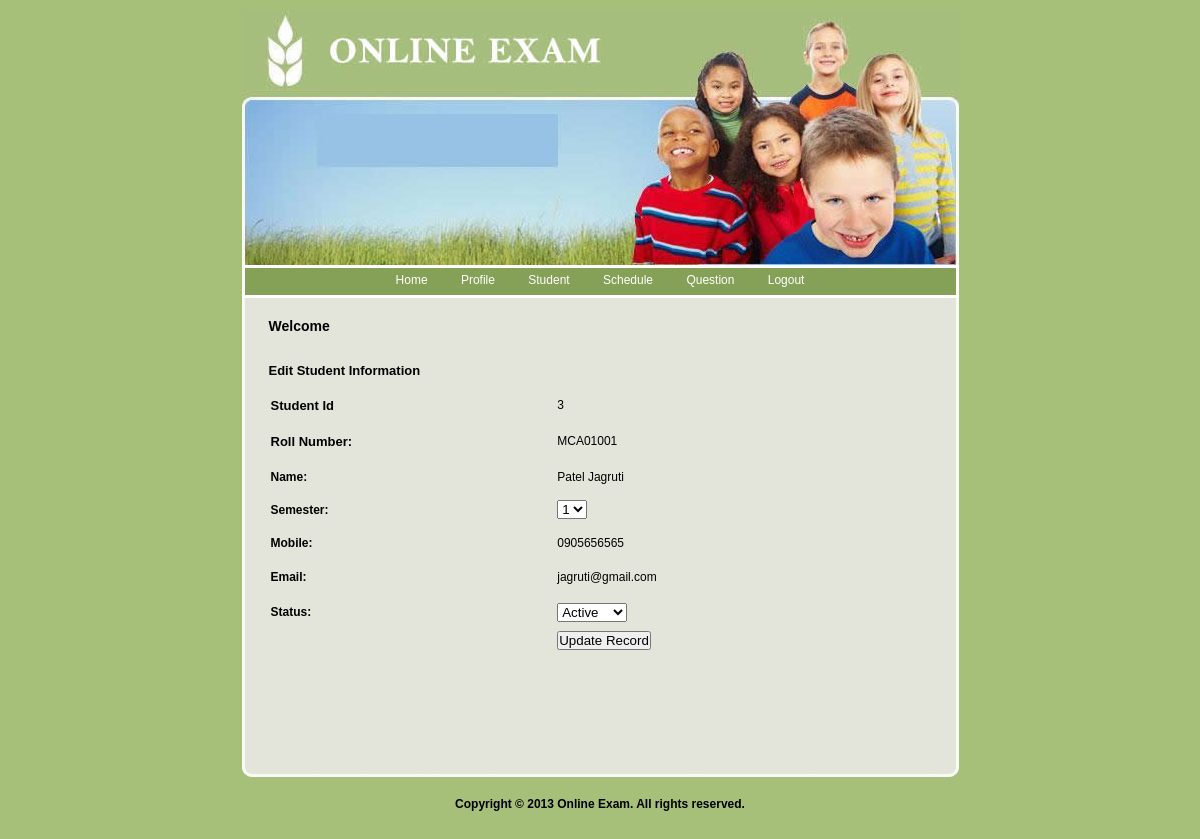
Screenshot of /Faculty/EditStudent.php?StuId=3 with the database file from the repository.
### tables this page shows
CREATE TABLE `student_registration` (
  `Student_Id` int(11) NOT NULL,
  `RollNumber` varchar(20) NOT NULL,
  `Name` varchar(20) NOT NULL,
  `Faculty` varchar(100) NOT NULL,
  `Email` varchar(20) NOT NULL,
  `Mobile` varchar(10) NOT NULL,
  `UserName` varchar(20) NOT NULL,
  `Password` varchar(20) NOT NULL,
  `passport` text NOT NULL,
  `resume` text NOT NULL,
  `dateReg` date NOT NULL
);

### Faculty/EditStudent.php (the view, shortened to what this page needs)
<!DOCTYPE html PUBLIC "-//W3C//DTD XHTML 1.0 Transitional//EN" "http://www.w3.org/TR/xhtml1/DTD/xhtml1-transitional.dtd">
<html xmlns="http://www.w3.org/1999/xhtml">
<head>
<link href="style.css" rel="stylesheet" type="text/css" />
</head>
<body>
<div id="container">
	<?php
		include "Header.php";
		?>
	<div id="content">
		<div id="left">
			<h1>Welcome <?php echo $_SESSION['Name'];?></h1>
	        <table width="100%" height="209" border="0" cellpadding="0" cellspacing="0">
              <tr>
                <td height="33" bgcolor="#E3E5DB"><span class="style10 style11">Edit Student Information</span></td>
              </tr>
              <tr>
                <td><?php
$Id=$_GET['StuId'];
$con = mysql_connect("localhost","root");
$sql = "select * from student_registration where Student_Id=".$Id."";
$result = mysql_query($sql,$con);
while($row = mysql_fetch_array($result))
{
$Id=$row['Student_Id'];
$RollNumber=$row['RollNumber'];
$Name=$row['Name'];
$Email=$row['Email'];
$Mobile=$row['Mobile'];
}
?>
                    <form method="post" action="UpdateStudent.php?Id=<?php echo $Id;?>">
                      <table width="100%" border="0">
                        <tr>
                          <td height="32"><span class="style8">Student Id</span></td>
                          <td><?php echo $Id;?></td>
                        </tr>
                        <tr>
                          <td height="36"><span class="style8">Roll Number:</span></td>
                          <td><?php echo $RollNumber;?></td>
                        </tr>
                        <tr>
                          <td height="31"><strong>Name:</strong></td>
                          <td><?php echo $Name;?></td>
                        </tr>
                        <tr>
                          <td height="31"><strong>Semester:</strong></td>
                          <td><select name="cmbSem" id="cmbSem">
                              <option>1</option>
                          </select></td>
                        </tr>
                        <tr>
                          <td height="31"><strong>Mobile:</strong></td>
                          <td><?php echo $Mobile;?></td>
                        </tr>
                        <tr>
                          <td height="33"><strong>Email:</strong></td>
                          <td><?php echo $Email;?></td>
                        </tr>
                        <tr>
                          <td height="34"><strong>Status:</strong></td>
                          <td><label>
                            <select name="cmbStatus" id="cmbStatus">
                              <option>Active</option>
                            </select>
                          </label></td>
                        </tr>
                        <tr>
                          <td></td>
                          <td><input type="submit" name="submit" value="Update Record" /></td>
                        </tr>
                      </table>
                    </form>
?></td>
              </tr>
            </table>
          <p>&nbsp;</p>
	<h1>&nbsp;</h1>
	  </div>
		<div id="footerline"></div>
	</div>
	<div id="footer"><strong>Copyright © 2013 Online Exam.  All rights reserved.</strong></div>
</div>
</body>
</html>

### Faculty/style.css (style rules this page uses)
body { background-color:#a6bf79; color:#000000; font-family: Verdana, Arial, Helvetica, sans-serif; font-size: 12px; margin: 10px 10px; padding: 0px; }
* { margin: 0px; padding: 0px; }
#container { margin: 0px auto; text-align: left; width: 717px; }
p { margin: 15px 0px; }
#content { background-image:url(images/content_bg.gif); width:717px; }
h1 { color:#000000; font-size:14px; margin: 20px 0px 20px 0px; }
#left { float:left; width:638px; margin-left:27px; padding: 0px 10px 30px 0px; display:inline; }
#footerline { clear:both; background-image:url(images/footer_bg.gif); font-size:1px; height:10px; }
#footer { width:717px; text-align:center; padding: 20px 0px; }

### Faculty/EditStudent.php (style rules this page uses)
.style11 { color: #000000 }
.style8 { font-family: Verdana, Arial, Helvetica, sans-serif; font-size: small; font-weight: bold; }

### rows the page displays
student_registration: Student_Id "3", RollNumber "MCA01001", Name "Patel Jagruti", Mobile "0905656565", Email "jagruti@gmail.com"
